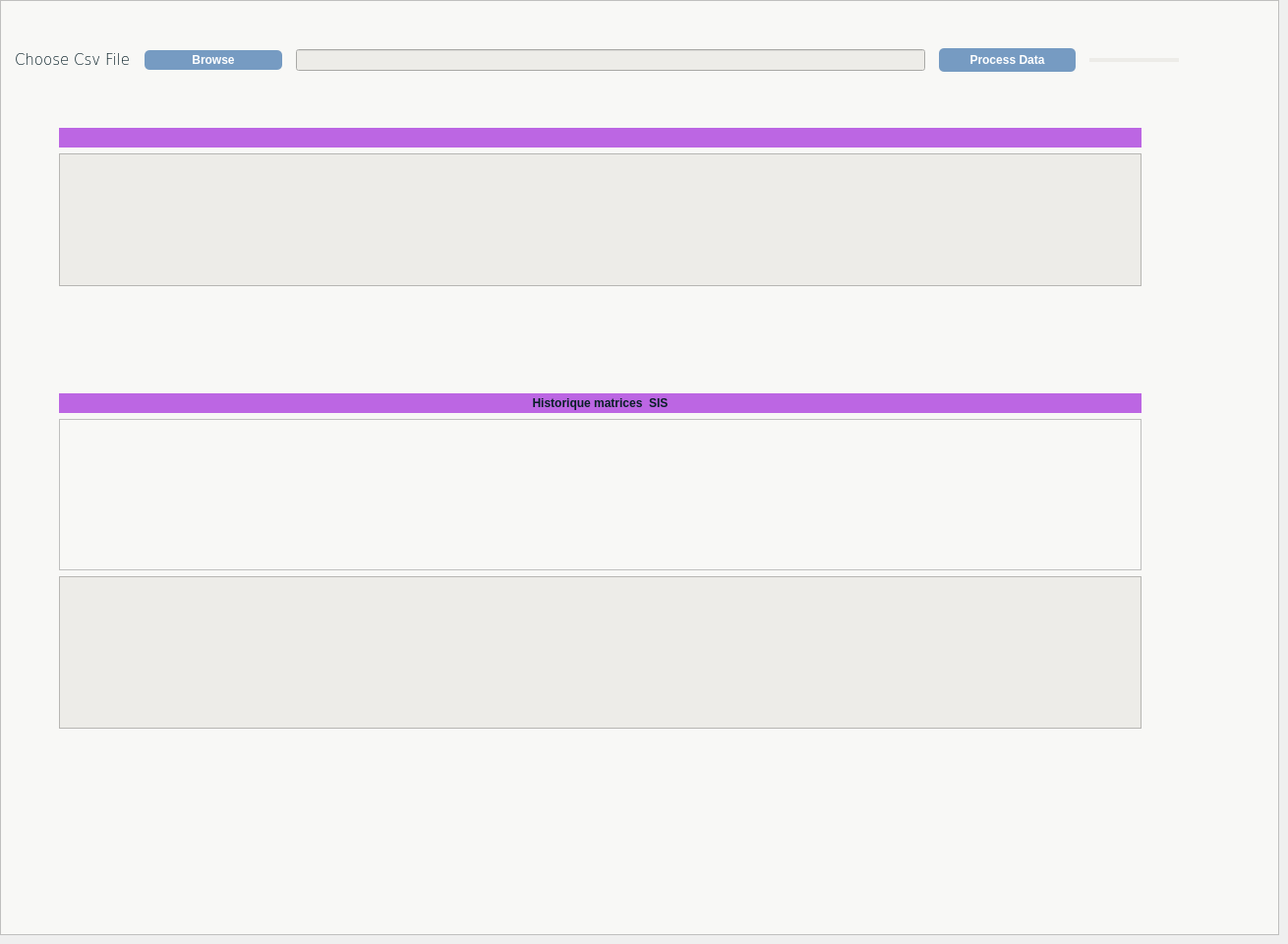
        <widget class="QWidget" name="sys_widget">
         <widget class="QLabel" name="label_11">
          <property name="geometry">
           <rect>
            <x>110</x>
            <y>340</y>
            <width>131</width>
            <height>31</height>
           </rect>
          </property>
          <property name="font">
           <font>
            <weight>75</weight>
            <bold>true</bold>
           </font>
          </property>
          <property name="styleSheet">
           <string notr="true">color:rgb(238, 238, 236);
padding: 3px; </string>
          </property>
          <property name="text">
           <string>Historique SYS</string>
          </property>
         </widget>
         <widget class="QFrame" name="frame_2">
          <property name="geometry">
           <rect>
            <x>0</x>
            <y>0</y>
            <width>1301</width>
            <height>951</height>
           </rect>
          </property>
          <property name="styleSheet">
           <string notr="true">background-color: rgb(248, 248, 246);</string>
          </property>
          <property name="frameShape">
           <enum>QFrame::StyledPanel</enum>
          </property>
          <property name="frameShadow">
           <enum>QFrame::Raised</enum>
          </property>
          <widget class="QWidget" name="layoutWidget">
           <property name="geometry">
            <rect>
             <x>10</x>
             <y>40</y>
             <width>1239</width>
             <height>42</height>
            </rect>
           </property>
           <layout class="QHBoxLayout" name="horizontalLayout_6" stretch="0,1,0,1,0">
            <property name="spacing">
             <number>14</number>
            </property>
            <property name="leftMargin">
             <number>5</number>
            </property>
            <property name="topMargin">
             <number>5</number>
            </property>
            <property name="rightMargin">
             <number>50</number>
            </property>
            <property name="bottomMargin">
             <number>5</number>
            </property>
            <item>
             <widget class="QLabel" name="label1_3">
              <property name="font">
               <font>
                <family>Verdana</family>
                <pointsize>11</pointsize>
                <weight>9</weight>
                <italic>false</italic>
                <bold>false</bold>
               </font>
              </property>
              <property name="styleSheet">
               <string notr="true">color: rgb(7, 30, 38);
font: 75 11pt &quot;Verdana&quot;;</string>
              </property>
              <property name="text">
               <string>Choose Csv File</string>
              </property>
             </widget>
            </item>
            <item>
             <widget class="QPushButton" name="browse_3">
              <property name="font">
               <font>
                <weight>75</weight>
                <bold>true</bold>
               </font>
              </property>
              <property name="styleSheet">
               <string notr="true">background-color: rgb(118, 155, 194);
border-radius:5px;
color: rgb(255, 255, 255);
padding: 3px; </string>
              </property>
              <property name="text">
               <string>Browse</string>
              </property>
              <property name="icon">
               <iconset>
                <normaloff>Assets/browsing.png</normaloff>Assets/browsing.png</iconset>
              </property>
              <property name="iconSize">
               <size>
                <width>22</width>
                <height>22</height>
               </size>
              </property>
             </widget>
            </item>
            <item>
             <widget class="QLineEdit" name="textBrowser_3">
              <property name="minimumSize">
               <size>
                <width>640</width>
                <height>0</height>
               </size>
              </property>
              <property name="styleSheet">
               <string notr="true">background-color: rgb(237, 236, 232);
color: rgb(7, 30, 38);</string>
              </property>
             </widget>
            </item>
            <item>
             <widget class="QPushButton" name="process_data_3">
              <property name="font">
               <font>
                <weight>75</weight>
                <bold>true</bold>
               </font>
              </property>
              <property name="styleSheet">
               <string notr="true">background-color: rgb(118, 155, 194);
border-radius:5px;
color: rgb(255, 255, 255);
padding: 5px; </string>
              </property>
              <property name="text">
               <string>Process Data</string>
              </property>
              <property name="icon">
               <iconset>
                <normaloff>Assets/agile.png</normaloff>Assets/agile.png</iconset>
              </property>
              <property name="iconSize">
               <size>
                <width>22</width>
                <height>22</height>
               </size>
              </property>
             </widget>
            </item>
            <item>
             <widget class="QProgressBar" name="data_process_prog_bar_3">
              <property name="maximumSize">
               <size>
                <width>16777215</width>
                <height>4</height>
               </size>
              </property>
              <property name="styleSheet">
               <string notr="true">QProgressBar{
	border-radius:10px;
	background-color: rgb(237, 236, 232);
}


QProgressBar::chunk{
	border-radius:10px;
	
	background-color: rgb(219, 50, 218);
}</string>
              </property>
              <property name="value">
               <number>0</number>
              </property>
              <property name="alignment">
               <set>Qt::AlignJustify|Qt::AlignVCenter</set>
              </property>
              <property name="textVisible">
               <bool>false</bool>
              </property>
             </widget>
            </item>
           </layout>
          </widget>
          <widget class="QWidget" name="verticalLayoutWidget_7">
           <property name="geometry">
            <rect>
             <x>60</x>
             <y>400</y>
             <width>1101</width>
             <height>341</height>
            </rect>
           </property>
           <layout class="QVBoxLayout" name="verticalLayout_9">
            <item>
             <widget class="QLabel" name="label_12">
              <property name="font">
               <font>
                <weight>75</weight>
                <bold>true</bold>
               </font>
              </property>
              <property name="styleSheet">
               <string notr="true">background-color: rgba(183, 90, 226, 237);
color: rgb(7, 30, 38);
padding: 3px; </string>
              </property>
              <property name="text">
               <string>Historique matrices  SIS</string>
              </property>
              <property name="alignment">
               <set>Qt::AlignCenter</set>
              </property>
             </widget>
            </item>
            <item>
             <widget class="QTableView" name="tableView">
              <property name="styleSheet">
               <string notr="true">background-color: rgb(248, 248, 246);
color: rgb(7, 30, 38);</string>
              </property>
             </widget>
            </item>
            <item>
             <widget class="QTableView" name="matrixView_2">
              <property name="styleSheet">
               <string notr="true">background-color: rgb(237, 236, 232);
color: rgb(7, 30, 38);</string>
              </property>
             </widget>
            </item>
           </layout>
          </widget>
          <widget class="QWidget" name="verticalLayoutWidget_6">
           <property name="geometry">
            <rect>
             <x>60</x>
             <y>130</y>
             <width>1101</width>
             <height>161</height>
            </rect>
           </property>
           <layout class="QVBoxLayout" name="verticalLayout_7">
            <item>
             <widget class="QLabel" name="label_9">
              <property name="font">
               <font>
                <weight>75</weight>
                <bold>true</bold>
               </font>
              </property>
              <property name="styleSheet">
               <string notr="true">background-color: rgba(183, 90, 226, 237);
color: rgb(7, 30, 38);
padding: 3px; </string>
              </property>
              <property name="text">
               <string/>
              </property>
              <property name="alignment">
               <set>Qt::AlignCenter</set>
              </property>
             </widget>
            </item>
            <item>
             <widget class="QTableView" name="matrixView">
              <property name="styleSheet">
               <string notr="true">background-color: rgb(237, 236, 232);
color: rgb(7, 30, 38);</string>
              </property>
             </widget>
            </item>
           </layout>
          </widget>
         </widget>
        </widget>
